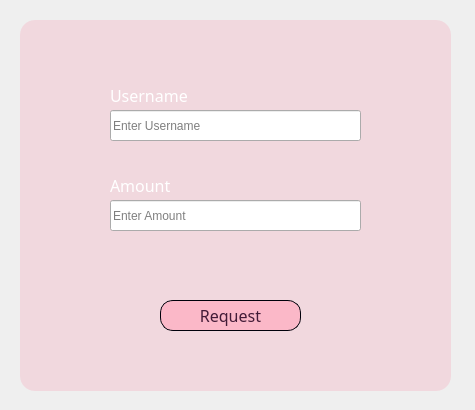
<?xml version="1.0" encoding="UTF-8"?>
<ui version="4.0">
 <class>requestMoney_dialog</class>
 <widget class="QDialog" name="requestMoney_dialog">
  <property name="geometry">
   <rect>
    <x>0</x>
    <y>0</y>
    <width>475</width>
    <height>410</height>
   </rect>
  </property>
  <property name="windowTitle">
   <string>Dialog</string>
  </property>
  <widget class="QLabel" name="label_bg">
   <property name="geometry">
    <rect>
     <x>0</x>
     <y>0</y>
     <width>475</width>
     <height>412</height>
    </rect>
   </property>
   <property name="text">
    <string/>
   </property>
  </widget>
  <widget class="QLineEdit" name="amount_textBox">
   <property name="geometry">
    <rect>
     <x>110</x>
     <y>200</y>
     <width>251</width>
     <height>31</height>
    </rect>
   </property>
   <property name="text">
    <string/>
   </property>
   <property name="placeholderText">
    <string>Enter Amount</string>
   </property>
   <property name="clearButtonEnabled">
    <bool>true</bool>
   </property>
  </widget>
  <widget class="QLineEdit" name="userName_textBox">
   <property name="geometry">
    <rect>
     <x>110</x>
     <y>110</y>
     <width>251</width>
     <height>31</height>
    </rect>
   </property>
   <property name="inputMask">
    <string/>
   </property>
   <property name="text">
    <string/>
   </property>
   <property name="frame">
    <bool>true</bool>
   </property>
   <property name="echoMode">
    <enum>QLineEdit::Normal</enum>
   </property>
   <property name="placeholderText">
    <string>Enter Username</string>
   </property>
   <property name="clearButtonEnabled">
    <bool>true</bool>
   </property>
  </widget>
  <widget class="QLabel" name="amount_label">
   <property name="geometry">
    <rect>
     <x>110</x>
     <y>170</y>
     <width>111</width>
     <height>31</height>
    </rect>
   </property>
   <property name="palette">
    <palette>
     <active>
      <colorrole role="WindowText">
       <brush brushstyle="SolidPattern">
        <color alpha="255">
         <red>255</red>
         <green>255</green>
         <blue>255</blue>
        </color>
       </brush>
      </colorrole>
     </active>
     <inactive>
      <colorrole role="WindowText">
       <brush brushstyle="SolidPattern">
        <color alpha="255">
         <red>255</red>
         <green>255</green>
         <blue>255</blue>
        </color>
       </brush>
      </colorrole>
     </inactive>
     <disabled/>
    </palette>
   </property>
   <property name="font">
    <font>
     <family>Arial Rounded MT Bold</family>
     <pointsize>12</pointsize>
    </font>
   </property>
   <property name="text">
    <string>Amount</string>
   </property>
  </widget>
  <widget class="QLabel" name="username_label">
   <property name="geometry">
    <rect>
     <x>110</x>
     <y>80</y>
     <width>111</width>
     <height>31</height>
    </rect>
   </property>
   <property name="palette">
    <palette>
     <active>
      <colorrole role="WindowText">
       <brush brushstyle="SolidPattern">
        <color alpha="255">
         <red>255</red>
         <green>255</green>
         <blue>255</blue>
        </color>
       </brush>
      </colorrole>
      <colorrole role="ButtonText">
       <brush brushstyle="SolidPattern">
        <color alpha="255">
         <red>255</red>
         <green>255</green>
         <blue>255</blue>
        </color>
       </brush>
      </colorrole>
     </active>
     <inactive>
      <colorrole role="WindowText">
       <brush brushstyle="SolidPattern">
        <color alpha="255">
         <red>255</red>
         <green>255</green>
         <blue>255</blue>
        </color>
       </brush>
      </colorrole>
      <colorrole role="ButtonText">
       <brush brushstyle="SolidPattern">
        <color alpha="255">
         <red>255</red>
         <green>255</green>
         <blue>255</blue>
        </color>
       </brush>
      </colorrole>
     </inactive>
     <disabled/>
    </palette>
   </property>
   <property name="font">
    <font>
     <family>Arial Rounded MT Bold</family>
     <pointsize>12</pointsize>
    </font>
   </property>
   <property name="text">
    <string>Username</string>
   </property>
  </widget>
  <widget class="QPushButton" name="pushButton">
   <property name="geometry">
    <rect>
     <x>20</x>
     <y>20</y>
     <width>431</width>
     <height>371</height>
    </rect>
   </property>
   <property name="styleSheet">
    <string notr="true">QPushButton {
 background-color: rgba(255, 90, 130, 0.15);
    border-radius: 15px;
}
</string>
   </property>
   <property name="text">
    <string/>
   </property>
  </widget>
  <widget class="QPushButton" name="send_Button">
   <property name="geometry">
    <rect>
     <x>160</x>
     <y>300</y>
     <width>141</width>
     <height>31</height>
    </rect>
   </property>
   <property name="palette">
    <palette>
     <active>
      <colorrole role="Button">
       <brush brushstyle="SolidPattern">
        <color alpha="178">
         <red>255</red>
         <green>170</green>
         <blue>190</blue>
        </color>
       </brush>
      </colorrole>
      <colorrole role="ButtonText">
       <brush brushstyle="SolidPattern">
        <color alpha="255">
         <red>67</red>
         <green>27</green>
         <blue>55</blue>
        </color>
       </brush>
      </colorrole>
      <colorrole role="Base">
       <brush brushstyle="SolidPattern">
        <color alpha="178">
         <red>255</red>
         <green>170</green>
         <blue>190</blue>
        </color>
       </brush>
      </colorrole>
      <colorrole role="Window">
       <brush brushstyle="SolidPattern">
        <color alpha="178">
         <red>255</red>
         <green>170</green>
         <blue>190</blue>
        </color>
       </brush>
      </colorrole>
     </active>
     <inactive>
      <colorrole role="Button">
       <brush brushstyle="SolidPattern">
        <color alpha="178">
         <red>255</red>
         <green>170</green>
         <blue>190</blue>
        </color>
       </brush>
      </colorrole>
      <colorrole role="ButtonText">
       <brush brushstyle="SolidPattern">
        <color alpha="255">
         <red>67</red>
         <green>27</green>
         <blue>55</blue>
        </color>
       </brush>
      </colorrole>
      <colorrole role="Base">
       <brush brushstyle="SolidPattern">
        <color alpha="178">
         <red>255</red>
         <green>170</green>
         <blue>190</blue>
        </color>
       </brush>
      </colorrole>
      <colorrole role="Window">
       <brush brushstyle="SolidPattern">
        <color alpha="178">
         <red>255</red>
         <green>170</green>
         <blue>190</blue>
        </color>
       </brush>
      </colorrole>
     </inactive>
     <disabled>
      <colorrole role="Button">
       <brush brushstyle="SolidPattern">
        <color alpha="178">
         <red>255</red>
         <green>170</green>
         <blue>190</blue>
        </color>
       </brush>
      </colorrole>
      <colorrole role="Base">
       <brush brushstyle="SolidPattern">
        <color alpha="178">
         <red>255</red>
         <green>170</green>
         <blue>190</blue>
        </color>
       </brush>
      </colorrole>
      <colorrole role="Window">
       <brush brushstyle="SolidPattern">
        <color alpha="178">
         <red>255</red>
         <green>170</green>
         <blue>190</blue>
        </color>
       </brush>
      </colorrole>
     </disabled>
    </palette>
   </property>
   <property name="font">
    <font>
     <family>Arial Rounded MT Bold</family>
     <pointsize>12</pointsize>
    </font>
   </property>
   <property name="styleSheet">
    <string notr="true">QPushButton {
/*background-color: rgba(230, 170, 245, 0.7);*/
    background-color: rgba(255, 170, 190, 0.7);
    border-radius: 13px;
    border: 1px solid rgb(0, 0, 10);
}

QPushButton:hover {
    background-color: rgba(255, 170, 190, 0.4); /* Semi-transparent background color when hovered */
}

QPushButton:pressed {
    background-color: rgba(255, 150, 200, 0.7); /* Semi-transparent background color when pressed */
    border: 2px solid black; /* You can customize the border for the pressed state if needed */
}
</string>
   </property>
   <property name="text">
    <string>Request</string>
   </property>
  </widget>
  <zorder>label_bg</zorder>
  <zorder>pushButton</zorder>
  <zorder>amount_textBox</zorder>
  <zorder>userName_textBox</zorder>
  <zorder>amount_label</zorder>
  <zorder>username_label</zorder>
  <zorder>send_Button</zorder>
 </widget>
 <resources/>
 <connections/>
</ui>
